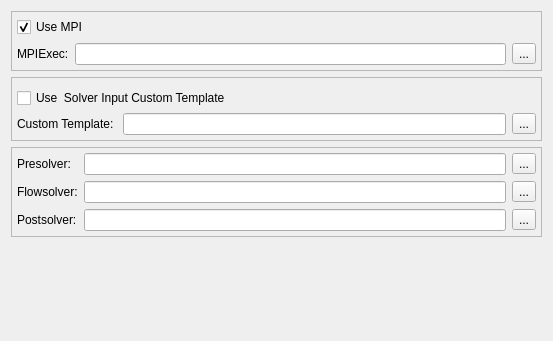
<?xml version="1.0" encoding="UTF-8"?>
<ui version="4.0">
 <class>svSimulationPreferencePage</class>
 <widget class="QWidget" name="svSimulationPreferencePage">
  <property name="geometry">
   <rect>
    <x>0</x>
    <y>0</y>
    <width>553</width>
    <height>341</height>
   </rect>
  </property>
  <property name="windowTitle">
   <string>Form</string>
  </property>
  <layout class="QVBoxLayout" name="verticalLayout">
   <item>
    <widget class="QFrame" name="frame">
     <property name="frameShape">
      <enum>QFrame::StyledPanel</enum>
     </property>
     <property name="frameShadow">
      <enum>QFrame::Raised</enum>
     </property>
     <layout class="QVBoxLayout" name="verticalLayout_3">
      <property name="leftMargin">
       <number>5</number>
      </property>
      <property name="topMargin">
       <number>5</number>
      </property>
      <property name="rightMargin">
       <number>5</number>
      </property>
      <property name="bottomMargin">
       <number>5</number>
      </property>
      <item>
       <widget class="QWidget" name="widget_3" native="true">
        <layout class="QHBoxLayout" name="horizontalLayout_2">
         <property name="leftMargin">
          <number>0</number>
         </property>
         <property name="topMargin">
          <number>0</number>
         </property>
         <property name="rightMargin">
          <number>0</number>
         </property>
         <property name="bottomMargin">
          <number>0</number>
         </property>
         <item>
          <widget class="QCheckBox" name="checkBoxUseMPI">
           <property name="text">
            <string>Use MPI   </string>
           </property>
           <property name="checked">
            <bool>true</bool>
           </property>
          </widget>
         </item>
        </layout>
       </widget>
      </item>
      <item>
       <widget class="QWidget" name="widget_6" native="true">
        <layout class="QGridLayout" name="gridLayout_5">
         <property name="leftMargin">
          <number>0</number>
         </property>
         <property name="topMargin">
          <number>0</number>
         </property>
         <property name="rightMargin">
          <number>0</number>
         </property>
         <property name="bottomMargin">
          <number>0</number>
         </property>
         <item row="1" column="0">
          <widget class="QLabel" name="label_5">
           <property name="text">
            <string>MPIExec:</string>
           </property>
          </widget>
         </item>
         <item row="1" column="2">
          <widget class="QToolButton" name="toolButtonMPIExec">
           <property name="text">
            <string>...</string>
           </property>
          </widget>
         </item>
         <item row="1" column="1">
          <widget class="QLineEdit" name="lineEditMPIExecPath">
           <property name="text">
            <string/>
           </property>
          </widget>
         </item>
        </layout>
       </widget>
      </item>
     </layout>
    </widget>
   </item>
   <item>
    <widget class="QFrame" name="frame_4">
     <property name="frameShape">
      <enum>QFrame::StyledPanel</enum>
     </property>
     <property name="frameShadow">
      <enum>QFrame::Raised</enum>
     </property>
     <layout class="QVBoxLayout" name="verticalLayout_2">
      <property name="spacing">
       <number>5</number>
      </property>
      <property name="leftMargin">
       <number>5</number>
      </property>
      <property name="topMargin">
       <number>5</number>
      </property>
      <property name="rightMargin">
       <number>5</number>
      </property>
      <property name="bottomMargin">
       <number>5</number>
      </property>
      <item>
       <widget class="QWidget" name="widget_2" native="true">
        <layout class="QGridLayout" name="gridLayout_3">
         <property name="leftMargin">
          <number>0</number>
         </property>
         <property name="topMargin">
          <number>0</number>
         </property>
         <property name="rightMargin">
          <number>0</number>
         </property>
         <property name="bottomMargin">
          <number>0</number>
         </property>
        </layout>
       </widget>
      </item>
      <item>
       <widget class="QWidget" name="widget" native="true">
        <layout class="QHBoxLayout" name="horizontalLayout">
         <property name="leftMargin">
          <number>0</number>
         </property>
         <property name="topMargin">
          <number>0</number>
         </property>
         <property name="rightMargin">
          <number>0</number>
         </property>
         <property name="bottomMargin">
          <number>0</number>
         </property>
         <item>
          <widget class="QCheckBox" name="checkBoxUseCustom">
           <property name="text">
            <string>Use  Solver Input Custom Template</string>
           </property>
          </widget>
         </item>
        </layout>
       </widget>
      </item>
      <item>
       <widget class="QWidget" name="widget_5" native="true">
        <layout class="QGridLayout" name="gridLayout_4">
         <property name="leftMargin">
          <number>0</number>
         </property>
         <property name="topMargin">
          <number>0</number>
         </property>
         <property name="rightMargin">
          <number>0</number>
         </property>
         <property name="bottomMargin">
          <number>0</number>
         </property>
         <item row="1" column="1">
          <widget class="QLineEdit" name="lineEditCustomTemplatePath"/>
         </item>
         <item row="1" column="0">
          <widget class="QLabel" name="label_4">
           <property name="text">
            <string>Custom Template: </string>
           </property>
          </widget>
         </item>
         <item row="1" column="2">
          <widget class="QToolButton" name="toolButtonCustomTemplate">
           <property name="text">
            <string>...</string>
           </property>
          </widget>
         </item>
        </layout>
       </widget>
      </item>
     </layout>
    </widget>
   </item>
   <item>
    <widget class="QFrame" name="frame_3">
     <property name="frameShape">
      <enum>QFrame::StyledPanel</enum>
     </property>
     <property name="frameShadow">
      <enum>QFrame::Raised</enum>
     </property>
     <layout class="QGridLayout" name="gridLayout_2">
      <property name="leftMargin">
       <number>5</number>
      </property>
      <property name="topMargin">
       <number>5</number>
      </property>
      <property name="rightMargin">
       <number>5</number>
      </property>
      <property name="bottomMargin">
       <number>5</number>
      </property>
      <item row="1" column="2">
       <widget class="QToolButton" name="toolButtonFlowsolver">
        <property name="text">
         <string>...</string>
        </property>
       </widget>
      </item>
      <item row="1" column="1">
       <widget class="QLineEdit" name="lineEditFlowsolverPath"/>
      </item>
      <item row="2" column="1">
       <widget class="QLineEdit" name="lineEditPostsolverPath"/>
      </item>
      <item row="2" column="2">
       <widget class="QToolButton" name="toolButtonPostsolver">
        <property name="text">
         <string>...</string>
        </property>
       </widget>
      </item>
      <item row="2" column="0">
       <widget class="QLabel" name="label_3">
        <property name="text">
         <string>Postsolver:</string>
        </property>
       </widget>
      </item>
      <item row="1" column="0">
       <widget class="QLabel" name="label_2">
        <property name="text">
         <string>Flowsolver:</string>
        </property>
       </widget>
      </item>
      <item row="0" column="0">
       <widget class="QLabel" name="label">
        <property name="text">
         <string>Presolver:</string>
        </property>
       </widget>
      </item>
      <item row="0" column="1">
       <widget class="QLineEdit" name="lineEditPresolverPath"/>
      </item>
      <item row="0" column="2">
       <widget class="QToolButton" name="toolButtonPresolver">
        <property name="text">
         <string>...</string>
        </property>
       </widget>
      </item>
     </layout>
    </widget>
   </item>
   <item>
    <spacer name="verticalSpacer">
     <property name="orientation">
      <enum>Qt::Vertical</enum>
     </property>
     <property name="sizeHint" stdset="0">
      <size>
       <width>20</width>
       <height>40</height>
      </size>
     </property>
    </spacer>
   </item>
  </layout>
 </widget>
 <resources/>
 <connections/>
</ui>
